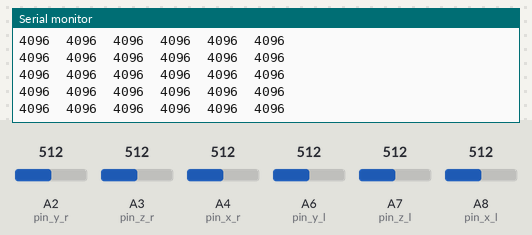
Simulated run of this sketch. Board: Teensy 4. Shown: the last lines printed to the serial monitor. Inputs (shaded band) come from the test bench; at power-on: A2 (pin_y_r) = 512, A3 (pin_z_r) = 512, A4 (pin_x_r) = 512, A6 (pin_y_l) = 512, A7 (pin_z_l) = 512, A8 (pin_x_l) = 512 (analog values on the 0–1023 scale). EEPROM starts erased.

Above: at 1.2 s.
1.3 s: A2 (pin_y_r) set to 131
At 2.1 s:
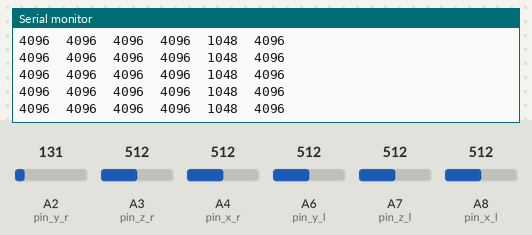
2.8 s: A2 (pin_y_r) set to 115
At 3.4 s:
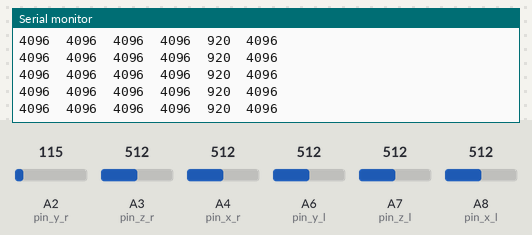
Timing chart, 0 to 5.8 s (numbered marks = the images above; inputs shaded):
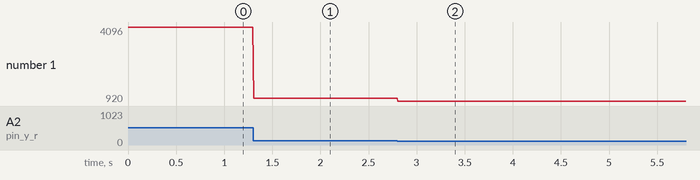

The sketch:

GameTrackAsMIDI.ino
```cpp
/////////////////////////////////
/// ENTER THE PINS ON WHICH YOU
/// CONNECTED THE SENSOR WIRES HERE
/// X = RIGHT-LEFT
/// Y = FRONT-BACK
/// Z = IN-OUT
////////////////////////////////
// Left Line
const int pin_x_l = 22;
const int pin_y_l = 20;
const int pin_z_l = 21;

// Right Line
const int pin_x_r = 18;
const int pin_y_r = 16;
const int pin_z_r = 17;

const int pin_foot = 0; // optional
////////////////////////////////

#include <EEPROM.h>
#include "ValueSources.h"
#include "MIDIDevices.h"


AnalogValueSource x_l(pin_x_l, 0, 127);
AnalogValueSource y_l(pin_y_l, 0, 127);
AnalogValueSource z_l(pin_z_l, 0, 127);
//
AnalogValueSource x_r(pin_x_r, 0, 127);
AnalogValueSource y_r(pin_y_r, 0, 127);
AnalogValueSource z_r(pin_z_r, 0, 127);

DigitalValueSource foot(pin_foot, 50, 127);

ConstantValueSource velocityConstant(127);

Control<1, 1> ctrl1(x_l);
Control<2, 1> ctrl2(y_l);
Control<3, 1> ctrl3(z_l);
Control<4, 1> ctrl4(x_r);
Control<5, 1> ctrl5(y_r);
Control<6, 1> ctrl6(z_r);

void setup() {
  Serial.begin(9600);
  analogReadResolution(13);
  pinMode(pin_foot, INPUT_PULLUP);
}

/*
   States are:
   i: idle
   r: send raw values on serial
   g: send ASCII gui on serial
   c: calibrate
   l: learning
*/
int state = 'r';
void loop() {

  updateMenu();

  ctrl1.update();
  ctrl2.update();
  ctrl3.update();
  ctrl4.update();
  ctrl5.update();
  ctrl6.update();

  switch (state) {
    case 'r':
      printRawTSV();
      break;
    case 'g':
      printRawASCIIGUI();
      delay(50);
      break;
    case 'c':
      x_l.read();
      y_l.read();
      z_l.read();

      x_r.read();
      y_r.read();
      z_r.read();
      break;
    default:
      break;
  }

  while (usbMIDI.read()) {
    // ignore incoming midi messages
  }

  delay(5);
}
```

MIDIDevices.h
```cpp
#include <Bounce.h>


template<int channel>
class ContinuousKeyboard {
  public:
    int lastNote, lastVelocity;
    ValueSource* pitchValueSource, *velocityValueSource;

  public:
    ContinuousKeyboard(ValueSource& pitchValueSource, ValueSource& velocityValueSource) :
      lastNote(-1), pitchValueSource(&pitchValueSource), velocityValueSource(&velocityValueSource) {}

    void update() {
      int note = round(pitchValueSource->read());
      int targetVelocity = round(velocityValueSource->read());

      if (note != lastNote) {
        //        Serial.println(note);
        usbMIDI.sendNoteOn(note, targetVelocity, channel);
        usbMIDI.sendNoteOff(lastNote, 0, channel);
      }

      if (lastVelocity == 0 && targetVelocity != 0) {
        usbMIDI.sendNoteOn(note, targetVelocity, channel);
      }

      lastNote = note;
      lastVelocity = targetVelocity;
    }
};

template<int channel>
class PedalKeyboard {
  public:
    Bounce pedal;
    ValueSource* pitchValueSource, *velocityValueSource;
    int lastNote;

  public:
    PedalKeyboard(ValueSource& pitchValueSource, ValueSource& velocityValueSource, int pedalPin) :
      pedal(pedalPin, 5), pitchValueSource(&pitchValueSource), velocityValueSource(&velocityValueSource), lastNote(-1) {}

    void update() {
      pedal.update();
      if (pedal.fallingEdge()) {
        Serial.print("Note On");
        int targetVelocity = round(velocityValueSource->read());
        lastNote = round(pitchValueSource->read());
        usbMIDI.sendNoteOn(lastNote, targetVelocity, channel);
        Serial.println(lastNote);
      }

      if(pedal.risingEdge()) {
        Serial.println("Note OFFF");
        int targetVelocity = round(velocityValueSource->read());
        usbMIDI.sendNoteOff(lastNote, targetVelocity, channel);
      }
    }
};

template< int control, int channel >
class Control {
  private:
    ValueSource* valueSource;
    int lastValue;
  public:
    Control(ValueSource& valueSource) : valueSource(&valueSource), lastValue(-1) {}

    void update() {

      int value = round(valueSource->read());
//      Serial.print("UPDATE CONTROL ");
//      Serial.print(lastValue);
//      Serial.print(" ");
//      Serial.println(value);
      if (lastValue != value) {
        Serial.print(control); Serial.print(" "); Serial.println(value);
        usbMIDI.sendControlChange(control, value, channel);
        lastValue = value;
      }

    }
};

template<int channel >
class PitchBend {
  private:
    ValueSource* valueSource;
    int lastValue;
  public:
    PitchBend(ValueSource& valueSource) : valueSource(&valueSource), lastValue(-1) {}

    void update() {
      int value = round(valueSource->read());
      if (lastValue != value) {
        usbMIDI.sendPitchBend(value, channel);
        lastValue = value;
      }

    }
};

template<int channel >
class AfterTouch {
  private:
    ValueSource* valueSource;
    int lastValue;
  public:
    AfterTouch(ValueSource& valueSource) : valueSource(&valueSource), lastValue(-1) {}

    void update() {
      int value = round(valueSource->read());
      if (lastValue != value) {
        usbMIDI.sendAfterTouch(value, channel);
        lastValue = value;
      }

    }
};
```

Menu.ino
```cpp
void updateMenu() {
  int v = Serial.read();

  if (v != -1) {
    if (v == 'h') {
      Serial.println(
        "Commands are:\n"
        "h: display this help and go to idle\n"
        "i: go to idle state\n"
        "r: send TSV raw data on serial\n"
        "g: send ASCII gui on serial\n"
        "c: toggle calibration mode\n"
        "l: toggle learning mode\n"
        "o: report the calibration configuration\n"
      );
      state = 'i';
    }
    if (v == 'i') state = 'i';
    if (v == 'r') state = 'r';
    if (v == 'g') state = 'g';
    if (v == 'c') {
      if (state == 'c') {
        Serial.println("Calibration Done");

        x_l.stopCalibration();
        y_l.stopCalibration();
        z_l.stopCalibration();

        x_r.stopCalibration();
        y_r.stopCalibration();
        z_r.stopCalibration();

        state = 'i';
      } else {
        Serial.println("Starting Calibration");

        x_l.startCalibration();
        y_l.startCalibration();
        z_l.startCalibration();

        x_r.startCalibration();
        y_r.startCalibration();
        z_r.startCalibration();
        state = 'c';
      }
    }

    if (v == 'l') AnalogValueSource::lowSensitivityModeEnabled = !AnalogValueSource::lowSensitivityModeEnabled;

    if (v == 'o') {
      x_l.reportConfiguration();
      y_l.reportConfiguration();
      z_l.reportConfiguration();

      x_r.reportConfiguration();
      y_r.reportConfiguration();
      z_r.reportConfiguration();
      state = 'i';
    }
  }
}
```

SerialPrinting.ino
```cpp
void printRawTSV() {
  Serial.print(analogRead(pin_x_l)); Serial.print("\t");
  Serial.print(analogRead(pin_y_l)); Serial.print("\t");
  Serial.print(analogRead(pin_z_l)); Serial.print("\t");
  Serial.print(analogRead(pin_x_r)); Serial.print("\t");
  Serial.print(analogRead(pin_y_r)); Serial.print("\t");
  Serial.print(analogRead(pin_z_r)); Serial.println();
}

void printRawBar(int pin, int scale) {
  int v = analogRead(pin) / scale;
  Serial.print(pin);
  Serial.print(":\t");
  for (; v > 0; v--) Serial.print("#");
  Serial.println();
}

void printRawASCIIGUI() {
  int scale = 100;
  printRawBar(pin_x_l, scale);
  printRawBar(pin_y_l, scale);
  printRawBar(pin_z_l, scale);
  printRawBar(pin_x_r, scale);
  printRawBar(pin_y_r, scale);
  printRawBar(pin_z_r, scale);
  Serial.print(pin_foot); Serial.print("\t");
  if (digitalRead(pin_foot) == LOW)
    Serial.println("#");
  else
    Serial.println("");
  Serial.println();
}
```

ValueSources.h
```cpp
float mapf(float x, float in_min, float in_max, float out_min, float out_max) {
  return (x - in_min) * (out_max - out_min) / (in_max - in_min) + out_min;
}


class ValueSource {
  public:
    virtual float read() = 0;
};

class ConstantValueSource: public ValueSource {
  private:
    float value;
  public:
    ConstantValueSource(float value): value(value) { }
    float read() {
      return value;
    }
};

class AnalogValueSource: public ValueSource {
  public:
    static bool lowSensitivityModeEnabled;
    static int numInstances;
  private:
    int pin;
    float minOut, maxOut;
    int minRaw, maxRaw;
    bool isCalibrating;
    int eepromOffset;

  public:
    AnalogValueSource(int pin, float minOut, float  maxOut, int minRaw, int maxRaw) :
      pin(pin), minOut(minOut), maxOut(maxOut), minRaw(minRaw), maxRaw(maxRaw), isCalibrating(false), eepromOffset(numInstances) {
      numInstances++;
      storeCalibration();
    }

    AnalogValueSource(int pin, float minOut, float  maxOut) : pin(pin), minOut(minOut), maxOut(maxOut), isCalibrating(false), eepromOffset(numInstances) {
      numInstances++;
      restoreCalibration();
    }

    float read() {
      if (isCalibrating) {
        int a = analogRead(pin);
        minRaw = min(a, minRaw);
        maxRaw = max(a, maxRaw);
      }

      if (lowSensitivityModeEnabled) {
        return map(round(map(constrain(analogRead(pin), minRaw, maxRaw), minRaw, maxRaw, 0, 2)), 2, 4, minOut, maxOut);
      }

      return mapf(constrain(analogRead(pin), minRaw, maxRaw), minRaw, maxRaw, minOut, maxOut);
    }

    void startCalibration() {
      minRaw = 1e6;
      maxRaw = -1;
      isCalibrating = true;
    }

    void stopCalibration() {
      isCalibrating = false;
      reportConfiguration();
      storeCalibration();
    }

    void storeCalibration() {
      EEPROM.put(eepromOffset * sizeof(int) * 2, minRaw);
      EEPROM.put(eepromOffset * sizeof(int) * 2 + sizeof(int), maxRaw);
    }

    void restoreCalibration() {
      EEPROM.get(eepromOffset * sizeof(int) * 2, minRaw);
      EEPROM.get(eepromOffset * sizeof(int) * 2 + sizeof(int), maxRaw);
    }

    void reportConfiguration() {
      Serial.print("(");
      Serial.print(pin); Serial.print(", ");
      Serial.print(minOut); Serial.print(", ");
      Serial.print(maxOut); Serial.print(", ");
      Serial.print(minRaw); Serial.print(", ");
      Serial.print(maxRaw); Serial.println(")");
    }
};

bool AnalogValueSource::lowSensitivityModeEnabled = false;
int AnalogValueSource::numInstances = 0;


class DigitalValueSource: public ValueSource {
  private:
    int pin;
    float onValue, offValue;
  public:
    DigitalValueSource(int pin) : pin(pin), onValue(1.), offValue(0.) {}
    DigitalValueSource(int pin, float onValue, float offValue) : pin(pin), onValue(onValue), offValue(offValue) {}

    float read() {
      if (digitalRead(pin) == HIGH)
        return onValue;
      else
        return offValue;
    }
};
```

Measured:
- after the input at 1.3 s, the serial monitor: prints a new line at once (image 1)
- after the input at 2.8 s, the serial monitor: prints a new line at once (image 2)
- plotted number 1: 4096 → 1048 after the input at 1.3 s, 1048 → 920 after the input at 2.8 s
